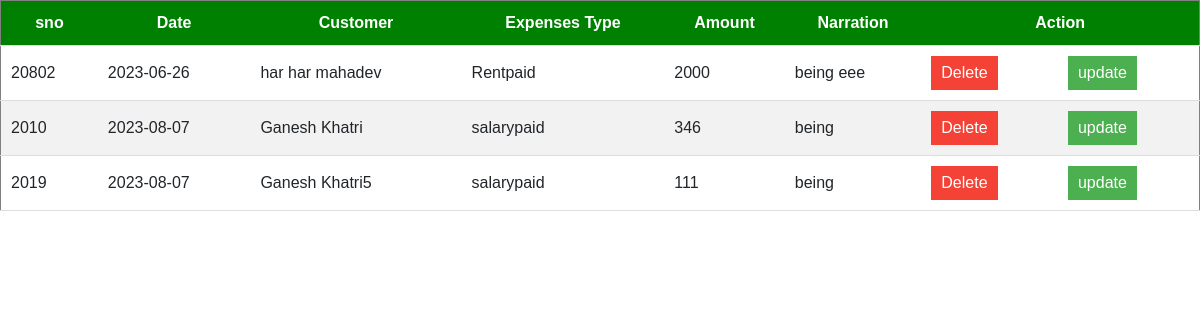
/paydisplay.php (signed in), run on the app's committed database.
### tables this page shows
CREATE TABLE `payment` (
  `id` int(11) NOT NULL,
  `Sno` int(20) NOT NULL,
  `Dates` varchar(255) DEFAULT NULL,
  `customer` varchar(255) DEFAULT NULL,
  `paymentmethod` varchar(255) DEFAULT NULL,
  `amount` double DEFAULT NULL,
  `narration` varchar(255) DEFAULT NULL
);

### paydisplay.php (the view, shortened to what this page needs)
<!DOCTYPE html>
<html lang="en">
<head>
<link href="https://cdn.jsdelivr.net/npm/bootstrap@5.3.1/dist/css/bootstrap.min.css" rel="stylesheet">
</head>
<body>
<table border="1" cellspacing="5">
    <tr>
      <thead>
      <th>sno</th>
      <th>Date</th>
      <th>Customer</th>
      <th>Expenses Type</th>
      <th>Amount</th>
<th>Narration</th>
      <th colspan="2">Action </th>
</thead>
</tr>
  <?php
  include ('./Database.php');
  $sql="SELECT * FROM payment";
  $result= mysqli_query($conn,$sql);
  if($result)
  {
    while ($row =mysqli_fetch_assoc($result))
    {
        $sno = $row['Sno'];
        $date = $row['Dates'];
        $customer = $row['customer'];
        $paymentmethod = $row['paymentmethod'];
        $amount = $row['amount'];
        $narration = $row['narration'];
      ?>
      <tr>
        <td><?php echo $sno;?></td>
        <td><?php echo $date;?></td>
        <td><?php echo $customer;?></td>
        <td><?php echo $paymentmethod;?></td>
        <td><?php echo $amount;?></td>
        <td><?php echo $narration;?></td>
        <td>
          <form action="paydel.php" method="post" onsubmit="return confirm('Are you sure to delete?')">
           <button type="submit">Delete</button>
          </form>
    </td>
    <td>
    <form action="payupdate.php" method="post">
    <input type="submit" value="update">
  </form>
    </td>
    </tr>
      <?php
    }
  }
  ?>
  </table>
</body>
</html>

### paydisplay.php (style rules this page uses)
body { font-family: Arial, sans-serif; }
table { width: 100%; border-collapse: collapse; }
th, td { padding: 10px; text-align: left; border-bottom: 1px solid #ddd; }
th { background-color: #f2f2f2; }
tr:nth-child(even) { background-color: #f2f2f2; }
form { display: inline-block; margin-right: 5px; }
button { padding: 5px 10px; background-color: #f44336; color: #fff; border: none; cursor: pointer; }
input[type="submit"] { padding: 5px 10px; background-color: #4CAF50; color: #fff; border: none; cursor: pointer; }
th { text-align: center; background-color: green; color: white; }

### data on the page
payment: Sno "20802", Dates "2023-06-26", customer "har har mahadev", paymentmethod "Rentpaid", amount "2000", narration "being eee"
payment: Sno "2010", Dates "2023-08-07", customer "Ganesh Khatri", paymentmethod "salarypaid", amount "346", narration "being"
payment: Sno "2019", Dates "2023-08-07", customer "Ganesh Khatri5", paymentmethod "salarypaid", amount "111", narration "being"
